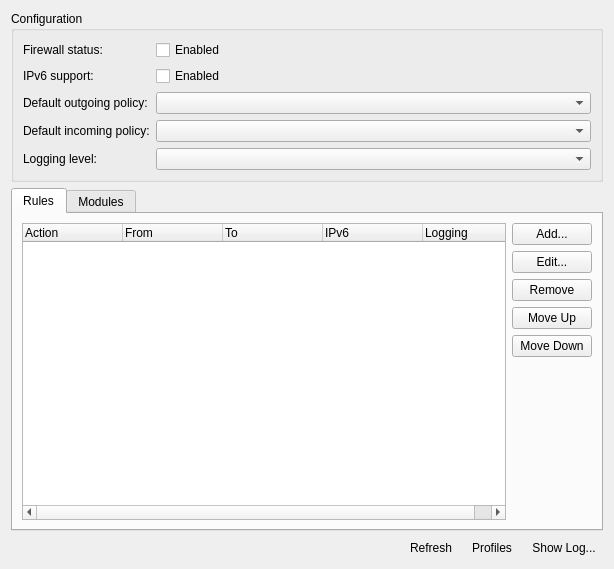
<?xml version="1.0" encoding="UTF-8"?>
<ui version="4.0">
 <class>Ufw</class>
 <widget class="QWidget" name="Ufw">
  <property name="geometry">
   <rect>
    <x>0</x>
    <y>0</y>
    <width>614</width>
    <height>569</height>
   </rect>
  </property>
  <layout class="QGridLayout" name="gridLayout">
   <item row="0" column="0" colspan="4">
    <widget class="UFW::StatusBox" name="configBox">
     <property name="title">
      <string>Configuration</string>
     </property>
     <property name="flat">
      <bool>false</bool>
     </property>
     <layout class="QFormLayout" name="formLayout">
      <item row="0" column="0">
       <widget class="QLabel" name="label_3">
        <property name="text">
         <string>Firewall status:</string>
        </property>
       </widget>
      </item>
      <item row="0" column="1">
       <widget class="QCheckBox" name="ufwEnabled">
        <property name="text">
         <string>Enabled</string>
        </property>
       </widget>
      </item>
      <item row="1" column="0">
       <widget class="QLabel" name="ipv6EnabledLabel">
        <property name="text">
         <string>IPv6 support:</string>
        </property>
       </widget>
      </item>
      <item row="1" column="1">
       <widget class="QCheckBox" name="ipv6Enabled">
        <property name="text">
         <string>Enabled</string>
        </property>
       </widget>
      </item>
      <item row="2" column="0">
       <widget class="QLabel" name="defaultOutgoingPolicyLabel">
        <property name="text">
         <string>Default outgoing policy:</string>
        </property>
       </widget>
      </item>
      <item row="2" column="1">
       <widget class="QComboBox" name="defaultOutgoingPolicy"/>
      </item>
      <item row="3" column="0">
       <widget class="QLabel" name="defaultIncomingPolicyLabel">
        <property name="text">
         <string>Default incoming policy:</string>
        </property>
       </widget>
      </item>
      <item row="3" column="1">
       <widget class="QComboBox" name="defaultIncomingPolicy"/>
      </item>
      <item row="4" column="0">
       <widget class="QLabel" name="ufwLoggingLevelLabel">
        <property name="text">
         <string>Logging level:</string>
        </property>
       </widget>
      </item>
      <item row="4" column="1">
       <widget class="QComboBox" name="ufwLoggingLevel"/>
      </item>
     </layout>
    </widget>
   </item>
   <item row="1" column="0" colspan="4">
    <widget class="QTabWidget" name="tabWidget">
     <property name="currentIndex">
      <number>0</number>
     </property>
     <property name="iconSize">
      <size>
       <width>22</width>
       <height>22</height>
      </size>
     </property>
     <widget class="QWidget" name="tab">
      <attribute name="title">
       <string>Rules</string>
      </attribute>
      <layout class="QGridLayout" name="gridLayout_2">
       <item row="0" column="0" rowspan="7">
        <widget class="UFW::RulesList" name="ruleList">
         <property name="rootIsDecorated">
          <bool>false</bool>
         </property>
         <property name="uniformRowHeights">
          <bool>true</bool>
         </property>
         <property name="itemsExpandable">
          <bool>false</bool>
         </property>
         <property name="allColumnsShowFocus">
          <bool>true</bool>
         </property>
         <property name="expandsOnDoubleClick">
          <bool>false</bool>
         </property>
         <column>
          <property name="text">
           <string>Action</string>
          </property>
         </column>
         <column>
          <property name="text">
           <string>From</string>
          </property>
         </column>
         <column>
          <property name="text">
           <string>To</string>
          </property>
         </column>
         <column>
          <property name="text">
           <string>IPv6</string>
          </property>
         </column>
         <column>
          <property name="text">
           <string>Logging</string>
          </property>
         </column>
        </widget>
       </item>
       <item row="5" column="1">
        <spacer name="verticalSpacer">
         <property name="orientation">
          <enum>Qt::Vertical</enum>
         </property>
         <property name="sizeHint" stdset="0">
          <size>
           <width>73</width>
           <height>10</height>
          </size>
         </property>
        </spacer>
       </item>
       <item row="4" column="1">
        <widget class="QPushButton" name="moveRuleDownButton">
         <property name="text">
          <string>Move Down</string>
         </property>
        </widget>
       </item>
       <item row="3" column="1">
        <widget class="QPushButton" name="moveRuleUpButton">
         <property name="text">
          <string>Move Up</string>
         </property>
        </widget>
       </item>
       <item row="2" column="1">
        <widget class="QPushButton" name="removeRuleButton">
         <property name="text">
          <string>Remove</string>
         </property>
        </widget>
       </item>
       <item row="1" column="1">
        <widget class="QPushButton" name="editRuleButton">
         <property name="text">
          <string>Edit...</string>
         </property>
        </widget>
       </item>
       <item row="0" column="1">
        <widget class="QPushButton" name="addRuleButton">
         <property name="text">
          <string>Add...</string>
         </property>
        </widget>
       </item>
      </layout>
     </widget>
     <widget class="QWidget" name="tab_2">
      <attribute name="title">
       <string>Modules</string>
      </attribute>
      <layout class="QVBoxLayout" name="verticalLayout_2">
       <item>
        <widget class="QTreeWidget" name="modulesList">
         <property name="rootIsDecorated">
          <bool>false</bool>
         </property>
         <property name="uniformRowHeights">
          <bool>true</bool>
         </property>
         <property name="itemsExpandable">
          <bool>false</bool>
         </property>
         <property name="sortingEnabled">
          <bool>true</bool>
         </property>
         <property name="allColumnsShowFocus">
          <bool>true</bool>
         </property>
         <property name="expandsOnDoubleClick">
          <bool>false</bool>
         </property>
         <attribute name="headerDefaultSectionSize">
          <number>64</number>
         </attribute>
         <column>
          <property name="text">
           <string>Protocol</string>
          </property>
         </column>
         <column>
          <property name="text">
           <string>Connection Tracking</string>
          </property>
         </column>
         <column>
          <property name="text">
           <string>NAT</string>
          </property>
         </column>
        </widget>
       </item>
      </layout>
     </widget>
    </widget>
   </item>
   <item row="2" column="0">
    <widget class="KSqueezedTextLabel" name="statusLabel">
     <property name="font">
      <font>
       <italic>true</italic>
      </font>
     </property>
    </widget>
   </item>
   <item row="2" column="1">
    <widget class="QToolButton" name="refreshButton">
     <property name="text">
      <string>Refresh</string>
     </property>
     <property name="toolButtonStyle">
      <enum>Qt::ToolButtonTextBesideIcon</enum>
     </property>
     <property name="autoRaise">
      <bool>true</bool>
     </property>
    </widget>
   </item>
   <item row="2" column="2">
    <widget class="QToolButton" name="profilesButton">
     <property name="text">
      <string>Profiles</string>
     </property>
     <property name="toolButtonStyle">
      <enum>Qt::ToolButtonTextBesideIcon</enum>
     </property>
     <property name="autoRaise">
      <bool>true</bool>
     </property>
    </widget>
   </item>
   <item row="2" column="3">
    <widget class="QToolButton" name="logButton">
     <property name="text">
      <string>Show Log...</string>
     </property>
     <property name="toolButtonStyle">
      <enum>Qt::ToolButtonTextBesideIcon</enum>
     </property>
     <property name="autoRaise">
      <bool>true</bool>
     </property>
    </widget>
   </item>
  </layout>
 </widget>
 <customwidgets>
  <customwidget>
   <class>KSqueezedTextLabel</class>
   <extends>QLabel</extends>
   <header>ksqueezedtextlabel.h</header>
  </customwidget>
  <customwidget>
   <class>UFW::RulesList</class>
   <extends>QTreeWidget</extends>
   <header>ruleslist.h</header>
  </customwidget>
  <customwidget>
   <class>UFW::StatusBox</class>
   <extends>QGroupBox</extends>
   <header>statusbox.h</header>
   <container>1</container>
  </customwidget>
 </customwidgets>
 <tabstops>
  <tabstop>ufwEnabled</tabstop>
  <tabstop>ipv6Enabled</tabstop>
  <tabstop>defaultOutgoingPolicy</tabstop>
  <tabstop>defaultIncomingPolicy</tabstop>
  <tabstop>ufwLoggingLevel</tabstop>
  <tabstop>tabWidget</tabstop>
  <tabstop>ruleList</tabstop>
  <tabstop>addRuleButton</tabstop>
  <tabstop>editRuleButton</tabstop>
  <tabstop>removeRuleButton</tabstop>
  <tabstop>moveRuleUpButton</tabstop>
  <tabstop>moveRuleDownButton</tabstop>
  <tabstop>modulesList</tabstop>
  <tabstop>refreshButton</tabstop>
  <tabstop>profilesButton</tabstop>
  <tabstop>logButton</tabstop>
 </tabstops>
 <resources/>
 <connections/>
</ui>
